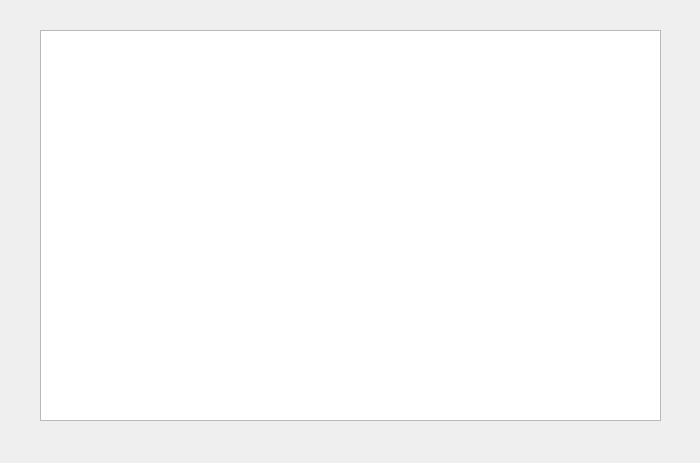
<?xml version="1.0" encoding="UTF-8"?>
<ui version="4.0">
 <class>Client</class>
 <widget class="QWidget" name="Client">
  <property name="geometry">
   <rect>
    <x>0</x>
    <y>0</y>
    <width>700</width>
    <height>463</height>
   </rect>
  </property>
  <property name="windowTitle">
   <string>Form</string>
  </property>
  <widget class="QTextBrowser" name="label">
   <property name="geometry">
    <rect>
     <x>40</x>
     <y>30</y>
     <width>621</width>
     <height>391</height>
    </rect>
   </property>
  </widget>
 </widget>
 <resources/>
 <connections/>
</ui>
